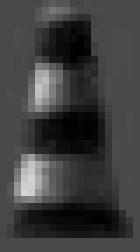
#> input picture references/reference (1).png, 20 x 36 px (shown 7 times larger)
$ python croppingScript.py   (older library calls are emulated)
#> lines starting #> are read from the running program, lines starting #| are printed output that depends on the picture; after the words box and inside, x2 and y2 are one past the last pixel; in counts of white or black regions, pixels touching at a corner belong together
import cv2
import numpy as np
import matplotlib.pyplot as plt
from tqdm import tqdm


###############################################################################################
#   VARIABLES TO CONFIGURE THE SCRIPT

USE_ENERGY_APPROACH = True
USE_BITBYBIT_APPROACH = False
USE_SOBEL_X = False
USE_CANNY = True

SHOW_GRAPHS = False
ENABLE_SAVE_CROPS = True

PATH_FRAMES = "testsFrames/"
PATH_CROPS = "crop_results/"
PATH_REFERENCE = "references/"

NUMBER_REFS = 2                                 # This number is the first not to be included
NUMBER_FRAMES = 2                               # This number is the first not to be included

###############################################################################################
def use_Energy(ref, cropped):
    threshold = 0.9 * pow(10,9)

    if USE_CANNY:
        threshold = 126

    sucess = False

    # Computing the energy of the error.
    # Steps:
    #   1. Substract cropped and reference images
    #   2. Squaring of the absolute value of the difference
    #   3. Adding up all values of each pixel to get the final value of the energy

    diff = ref-cropped
    energy_diff = np.multiply(abs(diff),abs(diff))

    value_energy = 0

    for x in xrange(0, height_reference):
        for y in xrange(0, width_reference):
            value_energy += energy_diff[x,y]


    # If the value of the energy computed is less than the threshold, then we save the image

    if value_energy < threshold:
            sucess = True

    return sucess,value_energy


def compareTwoPixels(PixelA, PixelB, epsilon):

    result = False

    if (PixelA==PixelB):
        result = True

    elif ((PixelA-epsilon) <= PixelB) and (PixelB <= (PixelA+epsilon)) :
        result = True

    return result

def use_BitByBit (ori, ref, cropped):

    minimumSimilarity = 0.9

    H, W = ref.shape
    nTotalPixels = H*W

    epsilon = 0
    nSimilarPixels = 0

    for x in xrange(0, H):
        for y in xrange(0,W):

            if compareTwoPixels(ref[x,y], cropped[x,y], epsilon):
                nSimilarPixels += 1

    similarity = float(nSimilarPixels) / float(nTotalPixels)

    if similarity >= minimumSimilarity:
        sucess = True

    return sucess,nSimilarPixels

def applySobelX(img):
    sobel = cv2.Sobel(img,cv2.CV_64F,1,0,ksize=5)
    abs_sobel = np.absolute(sobel)

    return abs_sobel

def applyCanny(img):
    canny = cv2.Canny(img,100,200)

    return canny


###############################################################################################

nConesDetected = 0
energy = []
similarity_results = []

for iteration in tqdm(xrange(1,NUMBER_FRAMES)):

    reference = cv2.imread(PATH_REFERENCE+"reference (1).png" ,cv2.IMREAD_GRAYSCALE)
#> reference is the input picture: shape (36, 20); min 0, max 212, mean 62.4

    height_reference, width_reference = reference.shape
#> height_reference = 36; width_reference = 20

    original = cv2.imread(PATH_FRAMES+"Test (%d).jpg" % iteration, cv2.IMREAD_GRAYSCALE)
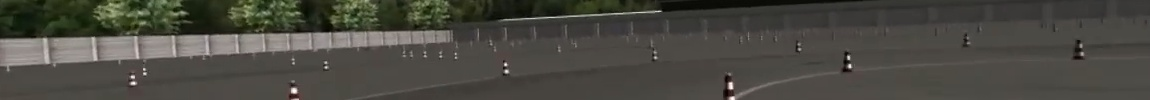
#> input picture testsFrames/Test (1).jpg, 1150 x 100 px
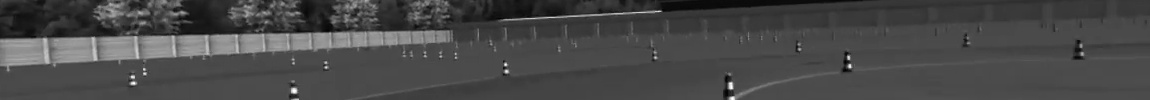
#> original: shape (100, 1150); min 0, max 255, mean 72.7

    if USE_SOBEL_X:
        image = applySobelX(original)
    else :
        image = original

    if USE_CANNY:
        image = applyCanny(original)
#> in applyCanny, `canny = cv2.Canny(img,100,200)`:
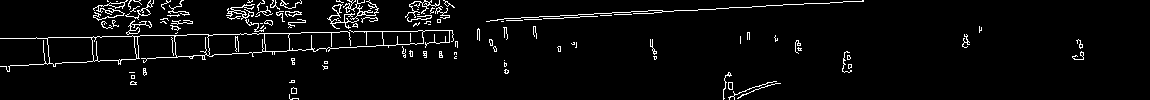
#> canny: shape (100, 1150); 4.1% white in thin lines or dots
    else :
        image = original


    height_reference2, width_reference2 = image.shape
#> height_reference2 = 100; width_reference2 = 1150


    for nReference in xrange(1, NUMBER_REFS):

        reference = cv2.imread(PATH_REFERENCE+"reference (%d).png" %  nReference,cv2.IMREAD_GRAYSCALE)

        if USE_SOBEL_X:
            reference = applySobelX(reference)

        if USE_CANNY:
            reference = applyCanny(reference)
#> in applyCanny (call 2), `canny = cv2.Canny(img,100,200)`:
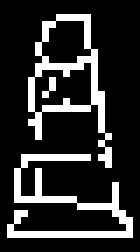
#> canny: shape (36, 20) (shown 7 times larger); 18.3% white in thin lines or dots, all inside (x1, y1, x2, y2) = (1, 2, 19, 34)

        for col in xrange(0, height_reference2-height_reference):
            for row in xrange(0, width_reference2-width_reference):
                crop_img = image[col:col+height_reference, row: row + width_reference]

                if USE_ENERGY_APPROACH:
#> (the run stopped early here; a loop or call above may not have finished)
